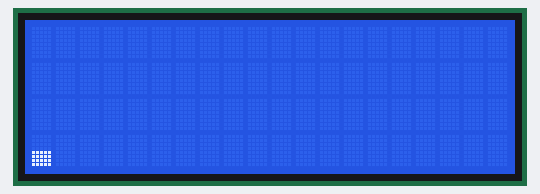
The sketch below on a simulated Arduino Nano, built with avr-gcc and run on an emulated ATmega328P. Shown: 20×4 character LCD.

Above: at 0.48 s.
At 1.3 s:
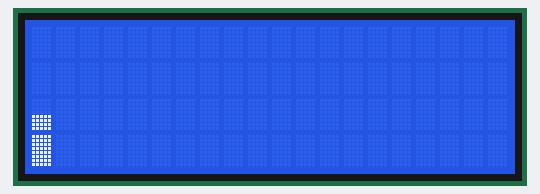
At 1.91 s:
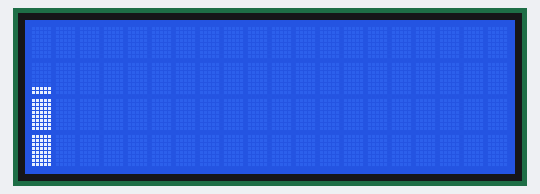
At 2.62 s:
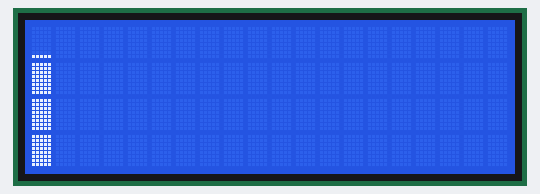
At 3.38 s:
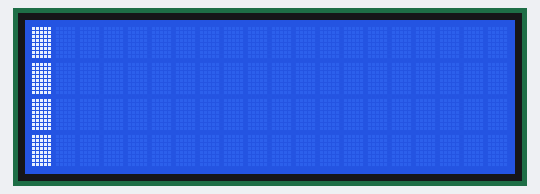
At 5.88 s:
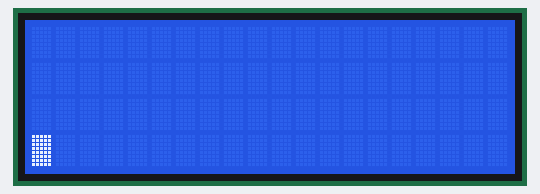

The sketch:

SainSmartLCD_Play.ino
```cpp
// (licence header left out)
#include <Wire.h>
#include <LCD.h>
#include <LiquidCrystal_I2C.h>

#define I2C_ADDR    0x27  // Define I2C Address where the PCF8574A is
#define BACKLIGHT_PIN     3
#define En_pin  2
#define Rw_pin  1
#define Rs_pin  0
#define D4_pin  4
#define D5_pin  5
#define D6_pin  6
#define D7_pin  7

int n = 1;

byte myChar1[8] =
{
  B00000,
  B00000,
  B00000,
  B00000,
  B00000,
  B00000,
  B00000,
  B11111
};

byte myChar2[8] =
{
  B00000,
  B00000,
  B00000,
  B00000,
  B00000,
  B00000,
  B11111,
  B11111
};

byte myChar3[8] =
{
  B00000,
  B00000,
  B00000,
  B00000,
  B00000,
  B11111,
  B11111,
  B11111
};

byte myChar4[8] =
{
  B00000,
  B00000,
  B00000,
  B00000,
  B11111,
  B11111,
  B11111,
  B11111
};

byte myChar5[8] =
{
  B00000,
  B00000,
  B00000,
  B11111,
  B11111,
  B11111,
  B11111,
  B11111
};

byte myChar6[8] =
{
  B00000,
  B00000,
  B11111,
  B11111,
  B11111,
  B11111,
  B11111,
  B11111
};

byte myChar7[8] =
{
  B00000,
  B11111,
  B11111,
  B11111,
  B11111,
  B11111,
  B11111,
  B11111
};

byte myChar8[8] =
{
  B11111,
  B11111,
  B11111,
  B11111,
  B11111,
  B11111,
  B11111,
  B11111
};

LiquidCrystal_I2C  lcd(I2C_ADDR,En_pin,Rw_pin,Rs_pin,D4_pin,D5_pin,D6_pin,D7_pin);

void setup()
{
  lcd.clear();


  lcd.begin (20,4);

  lcd.createChar(0, myChar1);
  lcd.createChar(1, myChar2);
  lcd.createChar(2, myChar3);
  lcd.createChar(3, myChar4);
  lcd.createChar(4, myChar5);
  lcd.createChar(5, myChar6);
  lcd.createChar(6, myChar7);
  lcd.createChar(7, myChar8);

// Switch on the backlight
  lcd.setBacklightPin(BACKLIGHT_PIN,POSITIVE);
  lcd.setBacklight(HIGH);
  lcd.home ();                   // go home

}

void loop()
{
  for (byte k=4; k > 0; --k) {

    for (byte i=0; i<8; i++) {
      lcd.setCursor(0,k-1);
      lcd.write(i);
      delay(100);
    }

  }
  for (byte k=0; k < 4; k++) {

    for (int i=7; i >= 0; i--) {
      lcd.setCursor(0,k);
      lcd.write(i);
      delay(100);
    }
    lcd.setCursor(0,k);
    lcd.print(' ');
  }
  delay(100);
}
```

Measured:
- by itself, everything shown: repeats every 6.6 s, in 64 steps
